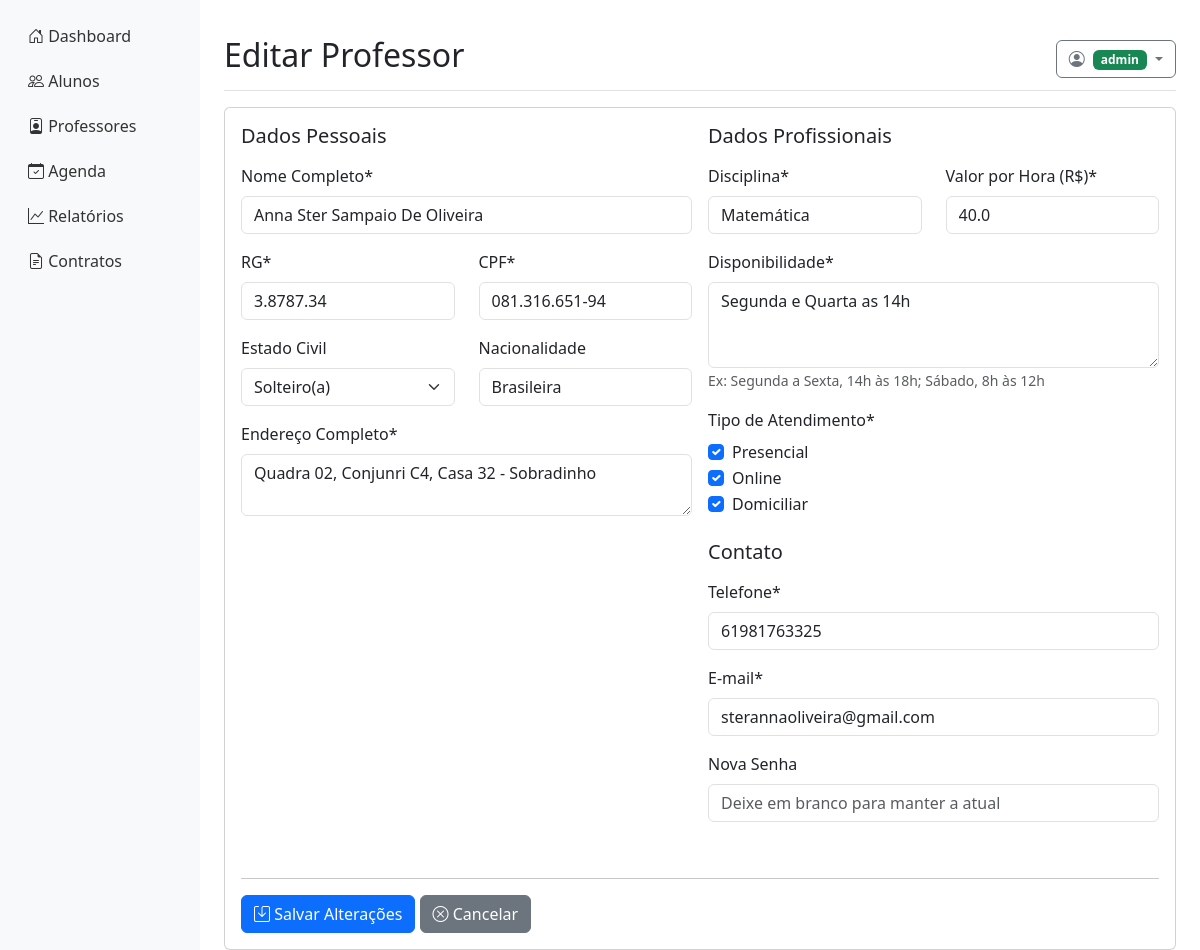
/professores/editar/1 (signed in), run on the app's committed database.
### app/models.py (models this page shows, shortened)
class User(db.Model, UserMixin):
    __tablename__ = 'users'
    id = db.Column(db.Integer, primary_key=True)
    nome = db.Column(db.String(100), nullable=False)  # Mantido sem default para obrigar preenchimento
    email = db.Column(db.String(120), unique=True, nullable=False)
    password_hash = db.Column(db.String(128), nullable=False)
    role = db.Column(db.String(20), nullable=False)  # 'aluno', 'professor', 'admin', 'responsavel'
    last_login = db.Column(db.DateTime)
    is_active = db.Column(db.Boolean, default=True)
    data_cadastro = db.Column(db.DateTime, default=datetime.utcnow, nullable=False)
    aluno_id = db.Column(db.Integer, db.ForeignKey('aluno.id', ondelete='CASCADE'), nullable=True)
    professor_id = db.Column(db.Integer, db.ForeignKey('professor.id', ondelete='CASCADE'), nullable=True)
    responsavel_id = db.Column(db.Integer, db.ForeignKey('responsavel.id', ondelete='CASCADE'), nullable=True)
    aluno = db.relationship('Aluno', back_populates='user', uselist=False,
                          foreign_keys=[aluno_id])
    professor = db.relationship('Professor', back_populates='user', uselist=False,
                              foreign_keys=[professor_id])
    responsavel = db.relationship('Responsavel', back_populates='user', uselist=False,
                                foreign_keys=[responsavel_id])
    @property
    def password(self):
        raise AttributeError('A senha não é um atributo legível')

class Professor(db.Model):
    __tablename__ = 'professor'
    id = db.Column(db.Integer, primary_key=True)
    nome = db.Column(db.String(100), nullable=False)
    nacionalidade = db.Column(db.String(50), default='')
    estado_civil = db.Column(db.String(20), default='')
    rg = db.Column(db.String(20), nullable=False)
    cpf = db.Column(db.String(14), unique=True, nullable=False)
    endereco = db.Column(db.String(200), nullable=False)
    banco = db.Column(db.String(50), default='')
    agencia = db.Column(db.String(10), default='')
    conta = db.Column(db.String(15), default='')
    pix = db.Column(db.String(100), default='')
    telefone = db.Column(db.String(20), nullable=False)
    disciplina = db.Column(db.String(50), nullable=False)
    disponibilidade = db.Column(db.String(200), default='')
    valor_hora = db.Column(db.Float, default=0.0)
    tipo_atendimento = db.Column(db.String(50), default='presencial')
    data_cadastro = db.Column(db.DateTime, default=datetime.utcnow)
    user = db.relationship('User', back_populates='professor', uselist=False)
    aulas = db.relationship('Aula', backref='professor_rel', lazy=True)
    contratos = db.relationship('Contrato', back_populates='professor', lazy='dynamic')
    materias = db.relationship('ProfessorMateria', back_populates='professor')

### app/routes.py (the view, shortened to what this page needs)
@main_bp.route('/professores/editar/<int:id>', methods=['GET', 'POST'])
@login_required
def editar_professor(id):
    professor = Professor.query.get_or_404(id)
    return render_template('professores/editar.html', professor=professor)

### app/__init__.py (called while the page is built)
@login_manager.user_loader
def load_user(user_id):
    from app.models import User
    return User.query.get(int(user_id))

def register_context_processors(app):
    @app.context_processor
    def inject_user():
        return dict(current_user=current_user)

### app/templates/professores/editar.html (shortened to what this page needs)
{% extends "base.html" %}
{% block header %}Editar Professor{% endblock %}
{% block content %}
<div class="card">
    <div class="card-body">
        <form method="POST" action="{{ url_for('main.editar_professor', id=professor.id) }}">
            <div class="row g-3">
                <div class="col-lg-6">
                    <div class="mb-4">
                        <h5 class="mb-3">Dados Pessoais</h5>
                        <div class="mb-3">
                            <label for="nome" class="form-label">Nome Completo*</label>
                            <input type="text" class="form-control" id="nome" name="nome"
                                   value="{{ professor.nome }}" required>
                        </div>
                        <div class="row">
                            <div class="col-md-6 mb-3">
                                <label for="rg" class="form-label">RG*</label>
                                <input type="text" class="form-control" id="rg" name="rg"
                                       value="{{ professor.rg }}" required>
                            </div>
                            <div class="col-md-6 mb-3">
                                <label for="cpf" class="form-label">CPF*</label>
                                <input type="text" class="form-control" id="cpf" name="cpf"
                                       value="{{ professor.cpf }}" required>
                            </div>
                        </div>
                        <div class="row">
                            <div class="col-md-6 mb-3">
                                <label for="estado_civil" class="form-label">Estado Civil</label>
                                <select class="form-select" id="estado_civil" name="estado_civil">
                                    <option value="Solteiro" {% if professor.estado_civil == 'Solteiro' %}selected{% endif %}>Solteiro(a)</option>
                                </select>
                            </div>
                            <div class="col-md-6 mb-3">
                                <label for="nacionalidade" class="form-label">Nacionalidade</label>
                                <input type="text" class="form-control" id="nacionalidade" name="nacionalidade"
                                       value="{{ professor.nacionalidade }}">
                            </div>
                        </div>
                        <div class="mb-3">
                            <label for="endereco" class="form-label">Endereço Completo*</label>
                            <textarea class="form-control" id="endereco" name="endereco"
                                      rows="2" required>{{ professor.endereco }}</textarea>
                        </div>
                    </div>
                </div>
                <div class="col-lg-6">
                    <div class="mb-4">
                        <h5 class="mb-3">Dados Profissionais</h5>
                        <div class="row">
                            <div class="col-md-6 mb-3">
                                <label for="disciplina" class="form-label">Disciplina*</label>
                                <input type="text" class="form-control" id="disciplina" name="disciplina"
                                       value="{{ professor.disciplina }}" required>
                            </div>
                            <div class="col-md-6 mb-3">
                                <label for="valor_hora" class="form-label">Valor por Hora (R$)*</label>
                                <input type="number" step="0.01" class="form-control" id="valor_hora"
                                       name="valor_hora" value="{{ professor.valor_hora }}" required>
                            </div>
                        </div>
                        <div class="mb-3">
                            <label for="disponibilidade" class="form-label">Disponibilidade*</label>
                            <textarea class="form-control" id="disponibilidade" name="disponibilidade"
                                      rows="3" required>{{ professor.disponibilidade }}</textarea>
                            <small class="text-muted">Ex: Segunda a Sexta, 14h às 18h; Sábado, 8h às 12h</small>
                        </div>
                        <div class="mb-3">
                            <label class="form-label">Tipo de Atendimento*</label>
                            <div class="form-check">
                                <input class="form-check-input" type="checkbox" id="presencial"
                                       name="tipo_atendimento" value="presencial"
                                       {% if 'presencial' in professor.tipo_atendimento.split(',') %}checked{% endif %}>
                                <label class="form-check-label" for="presencial">Presencial</label>
                            </div>
                            <div class="form-check">
                                <input class="form-check-input" type="checkbox" id="online"
                                       name="tipo_atendimento" value="online"
                                       {% if 'online' in professor.tipo_atendimento.split(',') %}checked{% endif %}>
                                <label class="form-check-label" for="online">Online</label>
                            </div>
                            <div class="form-check">
                                <input class="form-check-input" type="checkbox" id="domiciliar"
                                       name="tipo_atendimento" value="domiciliar"
                                       {% if 'domiciliar' in professor.tipo_atendimento.split(',') %}checked{% endif %}>
                                <label class="form-check-label" for="domiciliar">Domiciliar</label>
                            </div>
                        </div>
                    </div>
                    <div class="mb-4">
                        <h5 class="mb-3">Contato</h5>
                        <div class="mb-3">
                            <label for="telefone" class="form-label">Telefone*</label>
                            <input type="tel" class="form-control" id="telefone" name="telefone"
                                   value="{{ professor.telefone }}" required>
                        </div>
                        <div class="mb-3">
                            <label for="email" class="form-label">E-mail*</label>
                            <input type="email" class="form-control" id="email" name="email"
                                   value="{{ professor.user.email if professor.user else '' }}" required>
                        </div>
                        <div class="mb-3">
                            <label for="password" class="form-label">Nova Senha</label>
                            <input type="password" class="form-control" id="password" name="password"
                                   placeholder="Deixe em branco para manter a atual">
                        </div>
                    </div>
                </div>
                <div class="col-12">
                    <hr>
                    <button type="submit" class="btn btn-primary">
                        <i class="bi bi-save"></i> Salvar Alterações
                    </button>
                    <a href="{{ url_for('main.visualizar_professor', id=professor.id) }}" class="btn btn-secondary">
                        <i class="bi bi-x-circle"></i> Cancelar
                    </a>
                </div>
            </div>
        </form>
    </div>
</div>
{% endblock %}

### app/templates/base.html (shortened to what this page needs)
<!DOCTYPE html>
<html lang="pt-BR">
<head>
    <link href="https://cdn.jsdelivr.net/npm/bootstrap@5.3.2/dist/css/bootstrap.min.css" rel="stylesheet">
    <link href="{{ url_for('static', filename='css/modal-fixes.css') }}" rel="stylesheet">
    <link rel="stylesheet" href="https://cdn.jsdelivr.net/npm/bootstrap-icons@1.11.3/font/bootstrap-icons.min.css">
</head>
<body>
    <div class="container-fluid">
        <div class="row">
            <div class="col-md-3 col-lg-2 d-md-block sidebar collapse">
                <div class="position-sticky pt-3">
                    <ul class="nav flex-column">
                        <li class="nav-item">
                            <a class="nav-link {% if request.endpoint == 'main.index' %}active{% endif %}" href="{{ url_for('main.index') }}">
                                <i class="bi bi-house-door"></i> Dashboard
                            </a>
                        </li>
                        <li class="nav-item">
                            <a class="nav-link {% if 'alunos' in request.endpoint %}active{% endif %}" href="{{ url_for('alunos.listar_alunos') }}">
                                <i class="bi bi-people"></i> Alunos
                            </a>
                        </li>
                        <li class="nav-item">
                            <a class="nav-link {% if 'professores' in request.endpoint %}active{% endif %}" href="{{ url_for('main.listar_professores') }}">
                                <i class="bi bi-person-badge"></i> Professores
                            </a>
                        </li>
                        <li class="nav-item">
                            <a class="nav-link {% if 'agenda' in request.endpoint %}active{% endif %}" href="{{ url_for('main.agenda') }}">
                                <i class="bi bi-calendar-check"></i> Agenda
                            </a>
                        </li>
                        <li class="nav-item">
                            <a class="nav-link {% if 'relatorios' in request.endpoint %}active{% endif %}" href="{{ url_for('main.relatorio_mensal') }}">
                                <i class="bi bi-graph-up"></i> Relatórios
                            </a>
                        </li>
                        <li class="nav-item">
                            <a class="nav-link {% if 'contratos' in request.endpoint %}active{% endif %}" href="{{ url_for('main.listar_contratos') }}">
                                <i class="bi bi-file-earmark-text"></i> Contratos
                            </a>
                        </li>
                    </ul>
                </div>
            </div>
            <main class="col-md-9 ms-sm-auto col-lg-10 px-md-4 main-content">
                <div class="d-flex justify-content-between flex-wrap flex-md-nowrap align-items-center pt-3 pb-2 mb-3 border-bottom">
                    <h1 class="h2">{% block header %}{% endblock %}</h1>
                    <div class="btn-toolbar mb-2 mb-md-0">
                        <div class="dropdown">
                            {% if current_user.is_authenticated %}
                            <button class="btn btn-outline-secondary dropdown-toggle" type="button" id="userDropdown"
                                    data-bs-toggle="dropdown" aria-expanded="false">
                                <i class="bi bi-person-circle"></i> {{ current_user.name }}
                                <span class="badge bg-{{ 'success' if current_user.role == 'admin' else 'primary' }} ms-1">
                                    {{ current_user.role }}
                                </span>
                            </button>
                            {% else %}
                            <a href="{{ url_for('auth.login') }}" class="btn btn-outline-primary">
                                <i class="bi bi-box-arrow-in-right"></i> Entrar
                            </a>
                            {% endif %}
                        </div>
                    </div>
                </div>
                {% block content %}{% endblock %}
            </main>
        </div>
    </div>
</body>
</html>

### app/templates/base.html (style rules this page uses)
.sidebar { min-height: 100vh; background-color: #f8f9fa; transition: all 0.3s; }
.sidebar .nav-link { color: #333; border-radius: 5px; margin-bottom: 5px; }
.main-content { padding-top: 20px; }
.card { transition: transform 0.3s; }

### data on the page
User: role "admin"
Professor: nome "Anna Ster Sampaio De Oliveira", rg "3.8787.34", cpf "081.316.651-94", estado_civil "Solteiro(a)", nacionalidade "Brasileira", endereco "Quadra 02, Conjunri C4, Casa 32 - Sobradinho", disciplina "Matemática", valor_hora "40.0", disponibilidade "Segunda e Quarta as 14h", tipo_atendimento "☑", telefone "61981763325"
User: email "sterannaoliveira@gmail.com"
